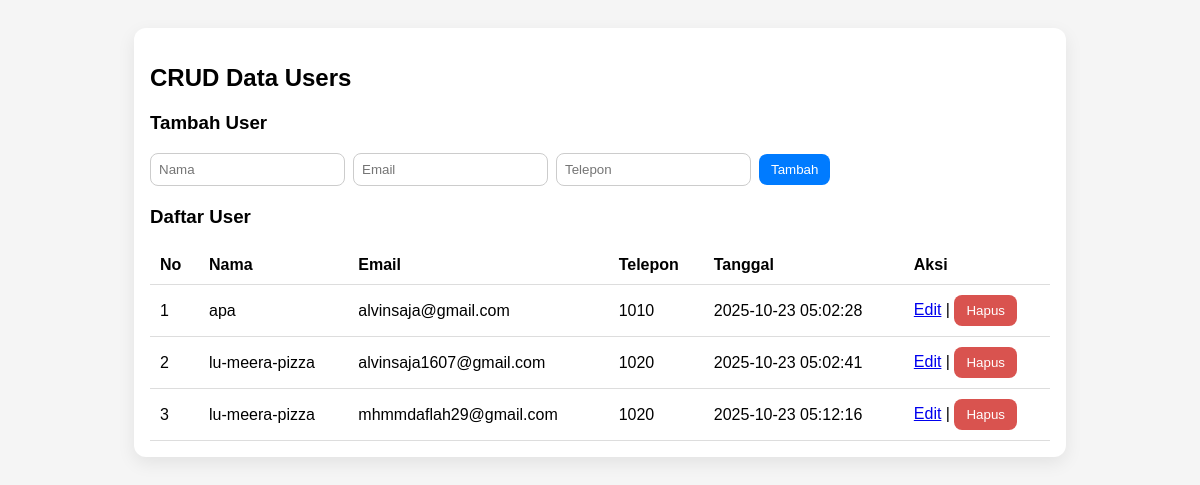
The page / on the database its author committed.
### tables this page shows
CREATE TABLE `users` (
  `id` int(11) NOT NULL,
  `name` varchar(100) NOT NULL,
  `email` varchar(150) NOT NULL,
  `phone` varchar(30) DEFAULT NULL,
  `created_at` timestamp NOT NULL DEFAULT current_timestamp()
);

### index.php (the view, shortened to what this page needs)
<?php
require_once "koneksi.php";
function e($v) { return htmlspecialchars($v ?? '', ENT_QUOTES, 'UTF-8'); }
$users = $pdo->query("SELECT * FROM users ORDER BY id ASC")->fetchAll();
$editUser = null;
?>
<!doctype html>
<html lang="id">
<head>
</head>
<body>
  <div class="card">
    <h2>CRUD Data Users</h2>
    <h3><?= $editUser ? 'Edit User' : 'Tambah User' ?></h3>
    <form method="post" action="index.php">
      <?php if($editUser): ?>
        <input type="hidden" name="action" value="update">
        <input type="hidden" name="id" value="<?= e($editUser['id']) ?>">
        <input type="text" name="name" placeholder="Nama" value="<?= e($editUser['name']) ?>" required>
        <input type="email" name="email" placeholder="Email" value="<?= e($editUser['email']) ?>" required>
        <input type="text" name="phone" placeholder="Telepon" value="<?= e($editUser['phone']) ?>">
        <button type="submit">Simpan</button>
        <a href="index.php" style="text-decoration:none;color:#007bff;">Batal</a>
      <?php else: ?>
        <input type="text" name="name" placeholder="Nama" required>
        <input type="email" name="email" placeholder="Email" required>
        <input type="text" name="phone" placeholder="Telepon">
        <button type="submit">Tambah</button>
      <?php endif; ?>
    </form>
    <h3 style="margin-top:20px">Daftar User</h3>
<?php if(count($users) === 0): ?>
  <p class="muted">Belum ada data.</p>
<?php else: ?>
  <table>
    <thead>
      <tr><th>No</th><th>Nama</th><th>Email</th><th>Telepon</th><th>Tanggal</th><th>Aksi</th></tr>
    </thead>
    <tbody>
      <?php $no = 1; foreach($users as $u): ?>
        <tr>
          <td><?= $no++ ?></td>
          <td><?= e($u['name']) ?></td>
          <td><?= e($u['email']) ?></td>
          <td><?= e($u['phone']) ?></td>
          <td><?= e($u['created_at']) ?></td>
          <td>
            <a href="index.php?edit=<?= e($u['id']) ?>">Edit</a> |
            <form method="post" action="index.php" style="display:inline" onsubmit="return confirm('Yakin ingin hapus?');">
              <button type="submit" class="danger">Hapus</button>
            </form>
          </td>
        </tr>
      <?php endforeach; ?>
    </tbody>
  </table>
<?php endif; ?>

### index.php (style rules this page uses)
body { font-family:Arial, sans-serif;padding:20px;background:#f5f5f5; }
.card { background:#fff;border-radius:12px;padding:16px;box-shadow:0 6px 18px rgba(0,0,0,0.08);max-width:900px;margin:auto; }
table { width:100%;border-collapse:collapse;margin-top:12px; }
th,td { padding:10px;border-bottom:1px solid #ddd;text-align:left; }
form { display:flex;gap:8px;flex-wrap:wrap;align-items:center; }
input[type=text],input[type=email] { padding:8px;border-radius:8px;border:1px solid #ccc; }
button { padding:8px 12px;border-radius:8px;border:0;background:#007bff;color:#fff;cursor:pointer; }
.danger { background:#d9534f; }

### rows shown on the page
users: name "apa", email "alvinsaja@gmail.com", phone "1010", created_at "2025-10-23 05:02:28"
users: name "lu-meera-pizza", email "alvinsaja1607@gmail.com", phone "1020", created_at "2025-10-23 05:02:41"
users: name "lu-meera-pizza", email "mhmmdaflah29@gmail.com", phone "1020", created_at "2025-10-23 05:12:16"
